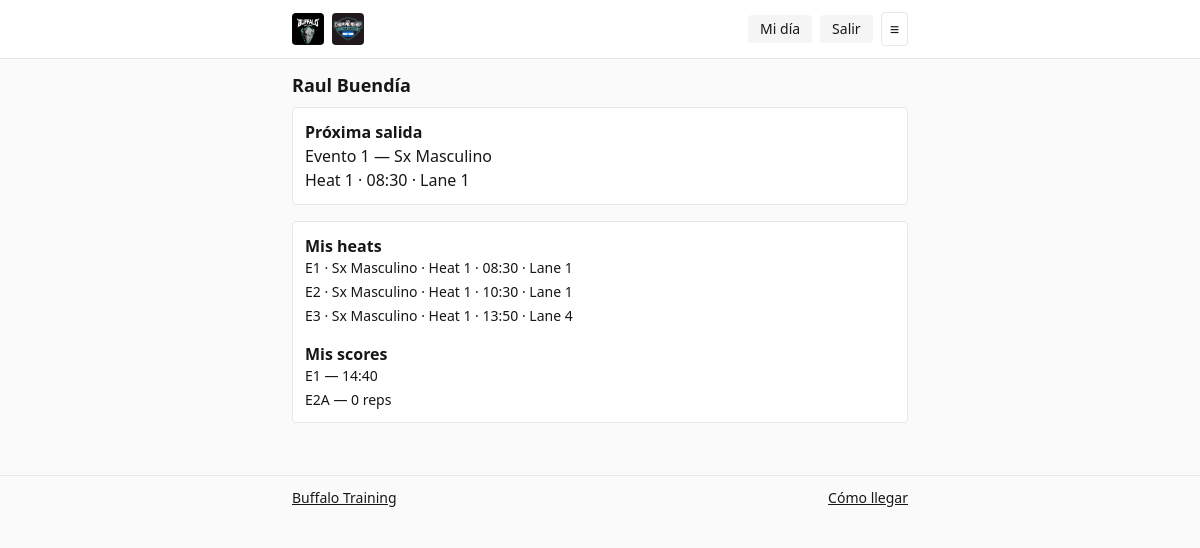
/me (signed in), run on the app's committed database.
### core/models.py (models this page shows, shortened)
class Athlete(models.Model):
    bib = models.CharField(max_length=10, unique=True)
    first_name = models.CharField(max_length=60)
    last_name = models.CharField(max_length=60)
    display_name = models.CharField(max_length=120, blank=True)
    box_gym = models.CharField(max_length=120, blank=True)
    division = models.ForeignKey(Division, on_delete=models.PROTECT)
    photo = models.ImageField(upload_to='athletes/', blank=True)
    user = models.OneToOneField(User, null=True, blank=True, on_delete=models.SET_NULL)  # optional login
    is_active = models.BooleanField(default=True)
    def name(self): return self.display_name or f"{self.first_name} {self.last_name}"

class Heat(models.Model):
    event = models.ForeignKey(Event, on_delete=models.CASCADE)
    division = models.ForeignKey(Division, on_delete=models.PROTECT)
    number = models.PositiveSmallIntegerField()     # Heat 1, 2…
    start_time = models.DateTimeField()
    lane_count = models.PositiveSmallIntegerField(default=8)
    class Meta:
        unique_together = ('event','division','number')
        ordering = ['start_time']

class Event(models.Model):
    TYPE_CHOICES = (('time','Time'), ('amrap','AMRAP'), ('max','Max'))
    number = models.PositiveSmallIntegerField()   # 1..3
    name = models.CharField(max_length=80)
    type = models.CharField(max_length=8, choices=TYPE_CHOICES)
    cap_seconds = models.PositiveIntegerField(default=0)
    tiebreak_enabled = models.BooleanField(default=False)
    description_md = models.TextField(blank=True)   # WOD + estándares (Markdown)
    media_urls = models.TextField(blank=True)       # optional: 1 per line
    class Meta: ordering = ['number']

class Division(models.Model):
    SEX_CHOICES = (('M','Masculino'), ('F','Femenino'))
    CAT_CHOICES = (('sx','Sx'), ('intermedio','Intermedio'), ('rx','Rx'))
    sex = models.CharField(max_length=1, choices=SEX_CHOICES)
    category = models.CharField(max_length=12, choices=CAT_CHOICES)
    display_name = models.CharField(max_length=40)
    sort_order = models.PositiveIntegerField(default=0)
    class Meta:
        unique_together = ('sex','category')
        ordering = ['sort_order']

class LaneAssignment(models.Model):
    heat = models.ForeignKey(Heat, on_delete=models.CASCADE, related_name='lanes')
    lane = models.PositiveSmallIntegerField()
    athlete = models.ForeignKey(Athlete, on_delete=models.PROTECT)
    class Meta:
        unique_together = ('heat','lane')
        ordering = ['lane']

class Score(models.Model):
    STATUS = (('pending','Pending'), ('approved','Approved'))
    part = models.ForeignKey(EventPart, on_delete=models.CASCADE, null=True, blank=True)
    athlete = models.ForeignKey('Athlete', on_delete=models.CASCADE)
    time_seconds = models.FloatField(null=True, blank=True)    # for "time_then_reps"
    reps = models.IntegerField(null=True, blank=True)          # for "reps" or fallback for time cap
    weight = models.FloatField(null=True, blank=True)          # for "weight"
    finished = models.BooleanField(default=False)               # for time-based events
    tiebreak_seconds = models.FloatField(null=True, blank=True)
    penalty_seconds = models.FloatField(default=0)
    penalty_reps = models.IntegerField(default=0)
    notes = models.CharField(max_length=200, blank=True)
    status = models.CharField(max_length=10, choices=STATUS, default='approved')
    created_at = models.DateTimeField(auto_now_add=True)
    class Meta:
        unique_together = ('part', 'athlete')

class EventPart(models.Model):
    SCORING_CHOICES = (
        ('time_then_reps', 'Time (if finished) else Reps'),
        ('reps', 'Reps'),
        ('weight', 'Weight'),
    )
    event = models.ForeignKey('Event', on_delete=models.CASCADE, related_name='parts')
    name = models.CharField(max_length=80)               # e.g., "Part A", "Part B" or just "Main"
    slug = models.CharField(max_length=2, blank=True)    # "", "A", "B"...
    scoring = models.CharField(max_length=20, choices=SCORING_CHOICES)
    counts_as_event = models.BooleanField(default=True)  # Event 2 has A & B → both True
    order = models.PositiveSmallIntegerField(default=1)  # display / ranking order
    class Meta:
        ordering = ['event__number', 'order']

### core/views.py (the view)
# urls.py: path('me', views.my_day, name='my_day'),
@login_required
def my_day(request):
    athlete = Athlete.objects.filter(user=request.user, is_active=True).select_related('division').first()
    upcoming = None
    my_lanes = []
    my_scores = []
    if athlete:
        my_lanes = list(
            LaneAssignment.objects
            .filter(athlete=athlete)
            .select_related('heat', 'heat__event', 'heat__division')
            .order_by('heat__start_time')
        )
        now = timezone.localtime()
        for la in my_lanes:
            if la.heat.start_time >= now:
                upcoming = {'heat': la.heat, 'lane': la.lane}
                break
        my_scores = list(
            Score.objects.filter(athlete=athlete)
            .select_related('part', 'part__event')
            .order_by('part__event__number', 'part__order')
        )
    return render(request, 'athlete/my_day.html', {
        'athlete': athlete,
        'upcoming': upcoming,
        'my_lanes': my_lanes,
        'my_scores': my_scores,
    })

### core/templatetags/filters.py (called while the page is built)
@register.filter
def score_display(s):
    if not s or not getattr(s, 'part', None):
        return ''
    p = s.part
    if p.scoring == 'time_then_reps':
        if s.finished and s.time_seconds is not None:
            total = (s.time_seconds or 0) + (s.penalty_seconds or 0)
            m = int(total // 60); sec = int(round(total - m*60))
            return f"{m}:{sec:02d}"
        reps = (s.reps or 0) - (s.penalty_reps or 0)
        return f"{reps} reps"
    if p.scoring == 'reps':
        return f"{(s.reps or 0) - (s.penalty_reps or 0)} reps"
    return f"{(s.weight or 0):g}"

### templates/athlete/my_day.html (shortened to what this page needs)
{% extends 'base.html' %}
{% load filters %}
{% block content %}
{% if athlete %}
  <h1 class="text-lg font-semibold mb-2">{{ athlete.name }}</h1>
  <div class="mb-4 p-3 rounded border bg-white">
    <h2 class="font-semibold">Próxima salida</h2>
    {% if upcoming %}
      <p>Evento {{ upcoming.heat.event.number }} — {{ upcoming.heat.division.display_name }}</p>
      <p>Heat {{ upcoming.heat.number }} · {{ upcoming.heat.start_time|time:"H:i" }} · Lane {{ upcoming.lane }}</p>
    {% else %}
      <p class="text-sm text-neutral-500">Sin próximas salidas.</p>
    {% endif %}
  </div>
  <div class="p-3 rounded border bg-white">
    <h2 class="font-semibold">Mis heats</h2>
    <ul class="text-sm space-y-1">
      {% for la in my_lanes %}
        <li>
          E{{ la.heat.event.number }} · {{ la.heat.division.display_name }}
          · Heat {{ la.heat.number }}
          · {{ la.heat.start_time|time:"H:i" }} · Lane {{ la.lane }}
        </li>
      {% empty %}
        <li class="text-neutral-500">Sin asignaciones.</li>
      {% endfor %}
    </ul>
    <h2 class="font-semibold mt-4">Mis scores</h2>
    <ul class="text-sm space-y-1">
      {% for s in my_scores %}
        <li>
          {% if s.part.slug %}E{{ s.part.event.number }}{{ s.part.slug }}{% else %}E{{ s.part.event.number }}{% endif %}
          — {{ s|score_display }}
        </li>
      {% empty %}
        <li class="text-neutral-500">Sin scores aún.</li>
      {% endfor %}
    </ul>
  </div>
{% else %}
  <p>No está vinculado a un atleta.</p>
{% endif %}
{% endblock %}

### data on the page
Athlete: name "Raul Buendía"
Heat: heat.event.number "1", heat.division.display_name "Sx Masculino", heat.number "1", heat.start_time "08:30"
LaneAssignment: heat.event.number "1", heat.division.display_name "Sx Masculino", heat.number "1", heat.start_time "08:30", lane "1"
LaneAssignment: heat.event.number "2", heat.division.display_name "Sx Masculino", heat.number "1", heat.start_time "10:30", lane "1"
LaneAssignment: heat.event.number "3", heat.division.display_name "Sx Masculino", heat.number "1", heat.start_time "13:50", lane "4"
Score: part.event.number "1", part+finished+time_seconds "14:40"
Score: part.event.number "2", part.slug "A", part+reps+penalty_reps "0 reps"

### other printed values
{{ upcoming.lane }} "1"
